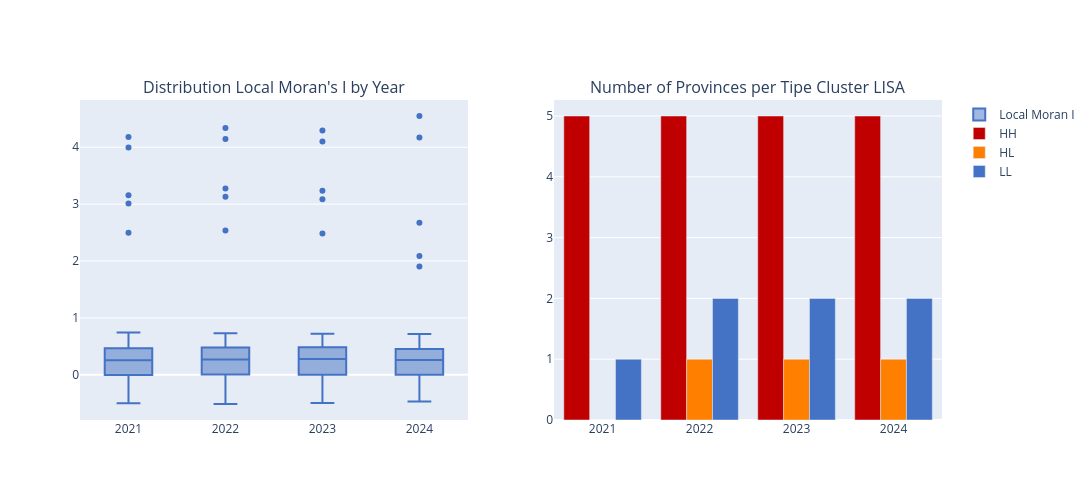

The cell this chart's notebook holds for it:
### Code cell
fig_dist_lisa = make_subplots(rows=1, cols=2, subplot_titles=("Distribution Local Moran's I by Year", "Number of Provinces per Tipe Cluster LISA"))

fig_dist_lisa.add_trace(go.Box(x=df_lisa['year'], y=df_lisa['local_moran_i'], marker_color='#4472C4', name='Local Moran I'), row=1, col=1)

count_cluster = df_lisa[df_lisa['significant']].groupby(['year', 'quadrant']).size().unstack(fill_value=0)
for col in count_cluster.columns:
    fig_dist_lisa.add_trace(go.Bar(name=col, x=count_cluster.index, y=count_cluster[col], marker_color=LISA_COLORS.get(col, 'gray')), row=1, col=2)

fig_dist_lisa.update_layout(height=500, width=1100, barmode='group')
fig_dist_lisa.write_json(OUTPUT_DIR / 'plot_lisa_distribution.json')
fig_dist_lisa.show()

### Figure 1 — Plotly figure (JSON) as saved in the notebook; plotly's stock layout.template omitted (floating-point values rounded to 4 significant figures; data arrays with more than 128 entries replaced by an {"elided": "..."} marker saying what was removed)
{"data": [{"marker": {"color": "#4472C4"}, "name": "Local Moran I", "type": "box", "x": {"elided": "147 int values"}, "xaxis": "x", "y": {"elided": "147 float values"}, "yaxis": "y"}, {"marker": {"color": "#C00000"}, "name": "HH", "type": "bar", "x": [2021, 2022, 2023, 2024], "xaxis": "x2", "y": [5, 5, 5, 5], "yaxis": "y2"}, {"marker": {"color": "#FF7F00"}, "name": "HL", "type": "bar", "x": [2021, 2022, 2023, 2024], "xaxis": "x2", "y": [0, 1, 1, 1], "yaxis": "y2"}, {"marker": {"color": "#4472C4"}, "name": "LL", "type": "bar", "x": [2021, 2022, 2023, 2024], "xaxis": "x2", "y": [1, 2, 2, 2], "yaxis": "y2"}], "layout": {"annotations": [{"font": {"size": 16}, "showarrow": false, "text": "Distribution Local Moran's I by Year", "x": 0.225, "xanchor": "center", "xref": "paper", "y": 1, "yanchor": "bottom", "yref": "paper"}, {"font": {"size": 16}, "showarrow": false, "text": "Number of Provinces per Tipe Cluster LISA", "x": 0.775, "xanchor": "center", "xref": "paper", "y": 1, "yanchor": "bottom", "yref": "paper"}], "barmode": "group", "height": 500, "width": 1100, "xaxis": {"anchor": "y", "domain": [0, 0.45]}, "xaxis2": {"anchor": "y2", "domain": [0.55, 1]}, "yaxis": {"anchor": "x", "domain": [0, 1]}, "yaxis2": {"anchor": "x2", "domain": [0, 1]}}}
